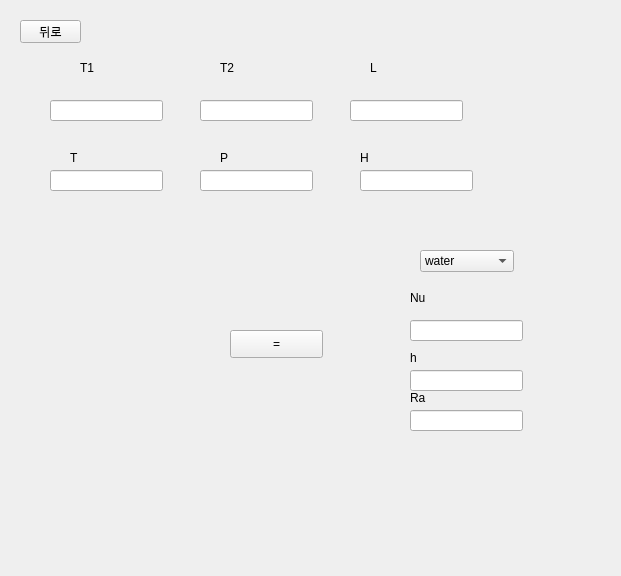
<?xml version="1.0" encoding="UTF-8"?>
<ui version="4.0">
 <class>Form</class>
 <widget class="QWidget" name="Form">
  <property name="geometry">
   <rect>
    <x>0</x>
    <y>0</y>
    <width>621</width>
    <height>576</height>
   </rect>
  </property>
  <property name="windowTitle">
   <string>Form</string>
  </property>
  <widget class="QLabel" name="label_5">
   <property name="geometry">
    <rect>
     <x>370</x>
     <y>60</y>
     <width>64</width>
     <height>15</height>
    </rect>
   </property>
   <property name="text">
    <string>L</string>
   </property>
  </widget>
  <widget class="QLineEdit" name="P">
   <property name="geometry">
    <rect>
     <x>200</x>
     <y>170</y>
     <width>113</width>
     <height>21</height>
    </rect>
   </property>
  </widget>
  <widget class="QLineEdit" name="Result3">
   <property name="geometry">
    <rect>
     <x>410</x>
     <y>410</y>
     <width>113</width>
     <height>21</height>
    </rect>
   </property>
  </widget>
  <widget class="QLabel" name="label_7">
   <property name="geometry">
    <rect>
     <x>410</x>
     <y>390</y>
     <width>64</width>
     <height>15</height>
    </rect>
   </property>
   <property name="text">
    <string>Ra</string>
   </property>
  </widget>
  <widget class="QLabel" name="label_2">
   <property name="geometry">
    <rect>
     <x>220</x>
     <y>150</y>
     <width>64</width>
     <height>15</height>
    </rect>
   </property>
   <property name="text">
    <string>P</string>
   </property>
  </widget>
  <widget class="QLabel" name="label">
   <property name="geometry">
    <rect>
     <x>70</x>
     <y>150</y>
     <width>64</width>
     <height>15</height>
    </rect>
   </property>
   <property name="text">
    <string>T</string>
   </property>
  </widget>
  <widget class="QLineEdit" name="T">
   <property name="geometry">
    <rect>
     <x>50</x>
     <y>170</y>
     <width>113</width>
     <height>21</height>
    </rect>
   </property>
  </widget>
  <widget class="QLineEdit" name="T1">
   <property name="geometry">
    <rect>
     <x>50</x>
     <y>100</y>
     <width>113</width>
     <height>21</height>
    </rect>
   </property>
  </widget>
  <widget class="QLineEdit" name="Result2">
   <property name="geometry">
    <rect>
     <x>410</x>
     <y>370</y>
     <width>113</width>
     <height>21</height>
    </rect>
   </property>
  </widget>
  <widget class="QLineEdit" name="T2">
   <property name="geometry">
    <rect>
     <x>200</x>
     <y>100</y>
     <width>113</width>
     <height>21</height>
    </rect>
   </property>
  </widget>
  <widget class="QLineEdit" name="L">
   <property name="geometry">
    <rect>
     <x>350</x>
     <y>100</y>
     <width>113</width>
     <height>21</height>
    </rect>
   </property>
  </widget>
  <widget class="QPushButton" name="check">
   <property name="geometry">
    <rect>
     <x>230</x>
     <y>330</y>
     <width>93</width>
     <height>28</height>
    </rect>
   </property>
   <property name="text">
    <string>=</string>
   </property>
  </widget>
  <widget class="QLabel" name="label_8">
   <property name="geometry">
    <rect>
     <x>410</x>
     <y>350</y>
     <width>64</width>
     <height>15</height>
    </rect>
   </property>
   <property name="text">
    <string>h</string>
   </property>
  </widget>
  <widget class="QComboBox" name="fluid_2">
   <property name="geometry">
    <rect>
     <x>420</x>
     <y>250</y>
     <width>94</width>
     <height>22</height>
    </rect>
   </property>
   <item>
    <property name="text">
     <string>water</string>
    </property>
   </item>
   <item>
    <property name="text">
     <string>air</string>
    </property>
   </item>
  </widget>
  <widget class="QLineEdit" name="Result">
   <property name="geometry">
    <rect>
     <x>410</x>
     <y>320</y>
     <width>113</width>
     <height>21</height>
    </rect>
   </property>
  </widget>
  <widget class="QLabel" name="label_6">
   <property name="geometry">
    <rect>
     <x>410</x>
     <y>290</y>
     <width>64</width>
     <height>15</height>
    </rect>
   </property>
   <property name="text">
    <string>Nu</string>
   </property>
  </widget>
  <widget class="QLabel" name="label_3">
   <property name="geometry">
    <rect>
     <x>80</x>
     <y>60</y>
     <width>64</width>
     <height>16</height>
    </rect>
   </property>
   <property name="text">
    <string>T1</string>
   </property>
  </widget>
  <widget class="QLabel" name="label_4">
   <property name="geometry">
    <rect>
     <x>220</x>
     <y>60</y>
     <width>64</width>
     <height>15</height>
    </rect>
   </property>
   <property name="text">
    <string>T2</string>
   </property>
  </widget>
  <widget class="QLabel" name="label_9">
   <property name="geometry">
    <rect>
     <x>360</x>
     <y>150</y>
     <width>64</width>
     <height>15</height>
    </rect>
   </property>
   <property name="text">
    <string>H</string>
   </property>
  </widget>
  <widget class="QLineEdit" name="H">
   <property name="geometry">
    <rect>
     <x>360</x>
     <y>170</y>
     <width>113</width>
     <height>21</height>
    </rect>
   </property>
  </widget>
  <widget class="QPushButton" name="pushButton">
   <property name="geometry">
    <rect>
     <x>20</x>
     <y>20</y>
     <width>61</width>
     <height>23</height>
    </rect>
   </property>
   <property name="text">
    <string>뒤로</string>
   </property>
  </widget>
 </widget>
 <resources/>
 <connections/>
</ui>
